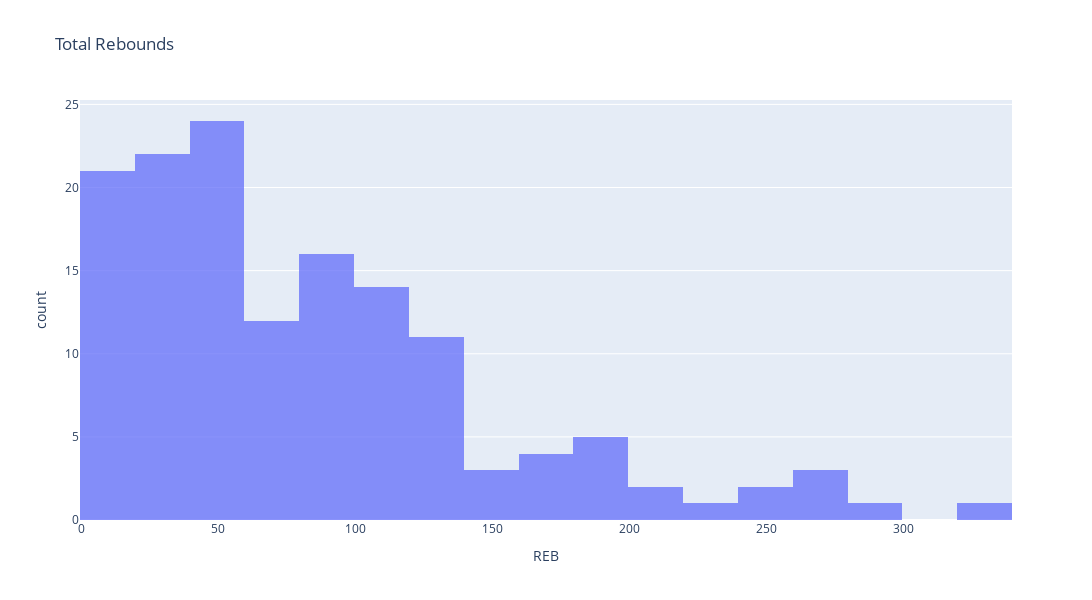
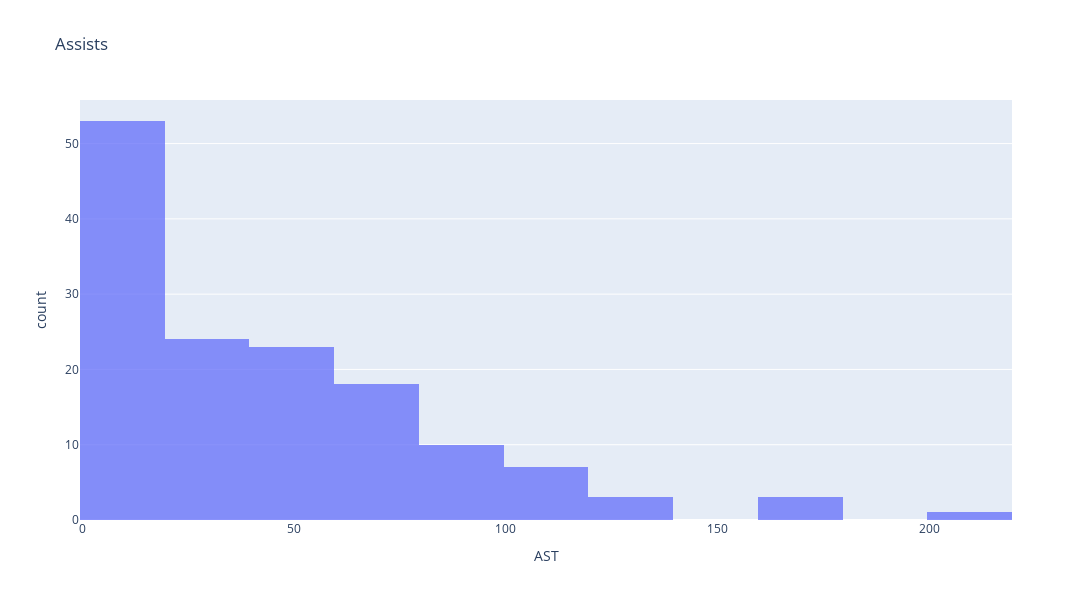
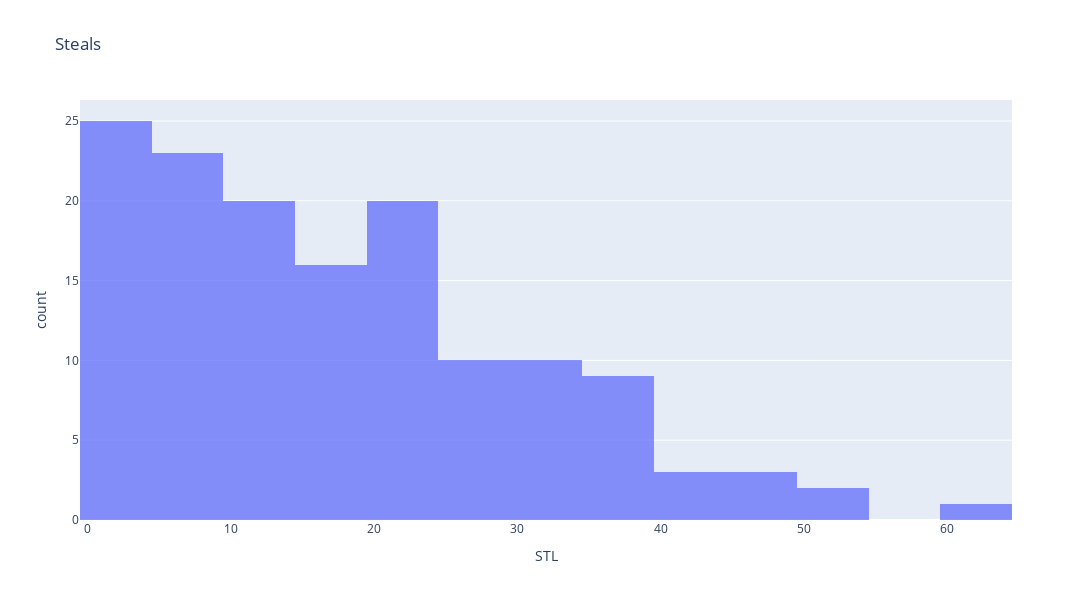
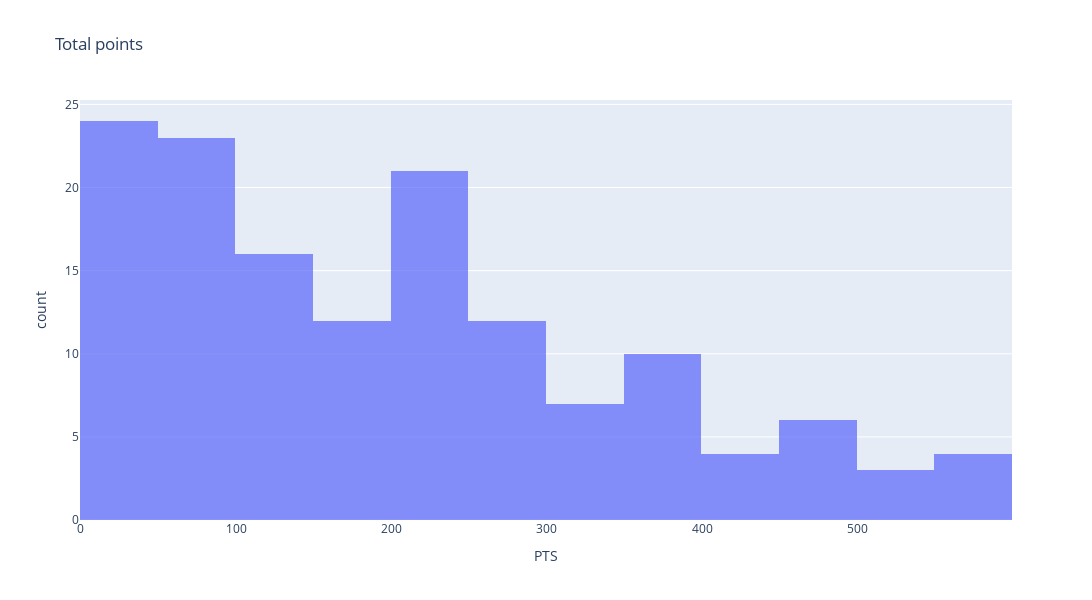

The code cell stored with these charts, in order, in its notebook:
### Markdown cell above
We could do the same for the main game stats. They are points, assists, blocks, rebounds and steals. 

**Now plot the distribution of the columns `REB`, `AST`, `STL`, `PTS` and `BLK` the same way you did in the last cell.**

### Code cell
#your code here

fig1 = px.histogram(wnba, x='REB', title='Total Rebounds', width=1200, height=600, opacity=0.75)
fig2 = px.histogram(wnba, x='AST', title='Assists', width=1200, height=600, opacity=0.75)
fig3 = px.histogram(wnba, x='STL', title='Steals', width=1200, height=600, opacity=0.75)
fig4 = px.histogram(wnba, x='PTS', title='Total points', width=1200, height=600, opacity=0.75)
fig5 = px.histogram(wnba, x='BLK', title='Blocks', width=1200, height=600, opacity=0.75)
fig1.show()
fig2.show()
fig3.show()
fig4.show()
fig5.show()

### Figure 1 — Plotly figure (JSON) as saved in the notebook; plotly's stock layout.template omitted (floating-point values rounded to 4 significant figures; data arrays with more than 128 entries replaced by an {"elided": "..."} marker saying what was removed)
{"data": [{"alignmentgroup": "True", "bingroup": "x", "hovertemplate": "REB=%{x}<br>count=%{y}<extra></extra>", "legendgroup": "", "marker": {"color": "#636efa", "opacity": 0.75}, "name": "", "offsetgroup": "", "orientation": "v", "showlegend": false, "type": "histogram", "x": {"elided": "142 int values"}, "xaxis": "x", "yaxis": "y"}], "layout": {"barmode": "relative", "height": 600, "legend": {"tracegroupgap": 0}, "title": {"text": "Total Rebounds"}, "width": 1200, "xaxis": {"anchor": "y", "domain": [0, 1], "title": {"text": "REB"}}, "yaxis": {"anchor": "x", "domain": [0, 1], "title": {"text": "count"}}}}

### Figure 2 — Plotly figure (JSON) as saved in the notebook; plotly's stock layout.template omitted (floating-point values rounded to 4 significant figures; data arrays with more than 128 entries replaced by an {"elided": "..."} marker saying what was removed)
{"data": [{"alignmentgroup": "True", "bingroup": "x", "hovertemplate": "AST=%{x}<br>count=%{y}<extra></extra>", "legendgroup": "", "marker": {"color": "#636efa", "opacity": 0.75}, "name": "", "offsetgroup": "", "orientation": "v", "showlegend": false, "type": "histogram", "x": {"elided": "142 int values"}, "xaxis": "x", "yaxis": "y"}], "layout": {"barmode": "relative", "height": 600, "legend": {"tracegroupgap": 0}, "title": {"text": "Assists"}, "width": 1200, "xaxis": {"anchor": "y", "domain": [0, 1], "title": {"text": "AST"}}, "yaxis": {"anchor": "x", "domain": [0, 1], "title": {"text": "count"}}}}

### Figure 3 — Plotly figure (JSON) as saved in the notebook; plotly's stock layout.template omitted (floating-point values rounded to 4 significant figures; data arrays with more than 128 entries replaced by an {"elided": "..."} marker saying what was removed)
{"data": [{"alignmentgroup": "True", "bingroup": "x", "hovertemplate": "STL=%{x}<br>count=%{y}<extra></extra>", "legendgroup": "", "marker": {"color": "#636efa", "opacity": 0.75}, "name": "", "offsetgroup": "", "orientation": "v", "showlegend": false, "type": "histogram", "x": {"elided": "142 int values"}, "xaxis": "x", "yaxis": "y"}], "layout": {"barmode": "relative", "height": 600, "legend": {"tracegroupgap": 0}, "title": {"text": "Steals"}, "width": 1200, "xaxis": {"anchor": "y", "domain": [0, 1], "title": {"text": "STL"}}, "yaxis": {"anchor": "x", "domain": [0, 1], "title": {"text": "count"}}}}

### Figure 4 — Plotly figure (JSON) as saved in the notebook; plotly's stock layout.template omitted (floating-point values rounded to 4 significant figures; data arrays with more than 128 entries replaced by an {"elided": "..."} marker saying what was removed)
{"data": [{"alignmentgroup": "True", "bingroup": "x", "hovertemplate": "PTS=%{x}<br>count=%{y}<extra></extra>", "legendgroup": "", "marker": {"color": "#636efa", "opacity": 0.75}, "name": "", "offsetgroup": "", "orientation": "v", "showlegend": false, "type": "histogram", "x": {"elided": "142 int values"}, "xaxis": "x", "yaxis": "y"}], "layout": {"barmode": "relative", "height": 600, "legend": {"tracegroupgap": 0}, "title": {"text": "Total points"}, "width": 1200, "xaxis": {"anchor": "y", "domain": [0, 1], "title": {"text": "PTS"}}, "yaxis": {"anchor": "x", "domain": [0, 1], "title": {"text": "count"}}}}
